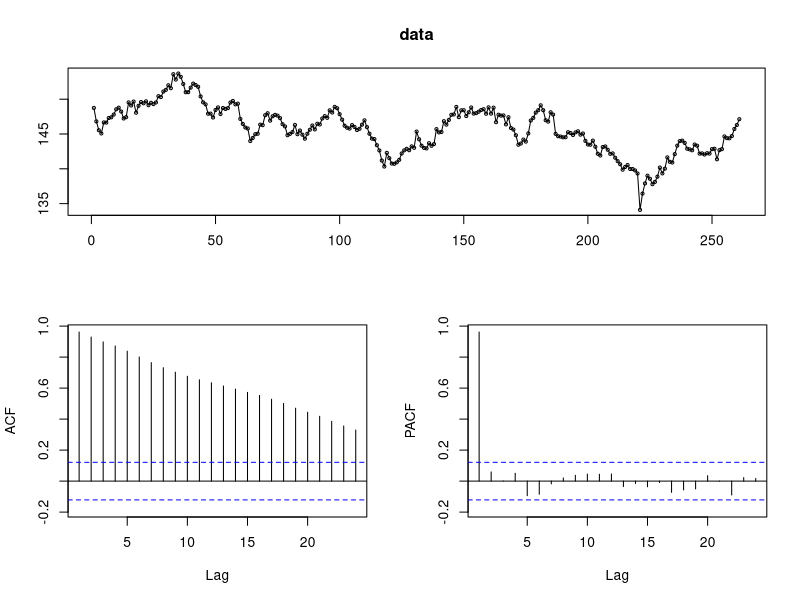
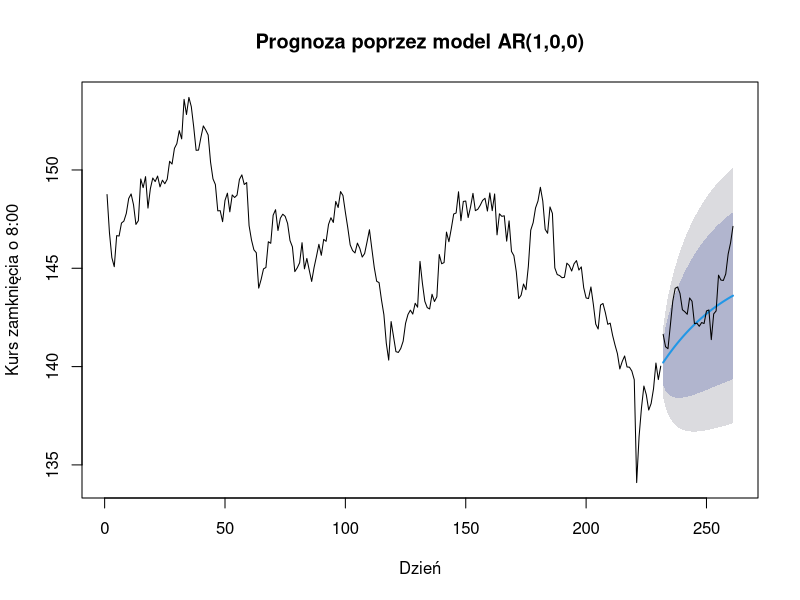
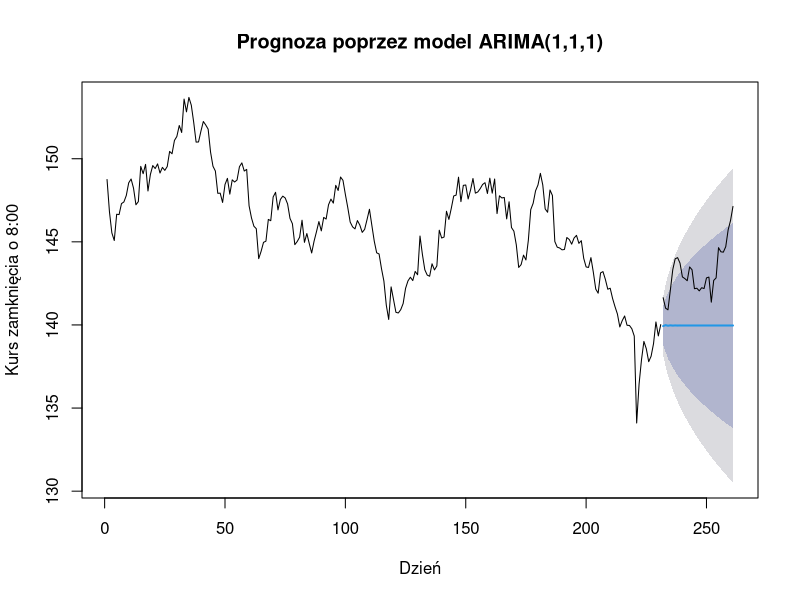

Source code (R) for these figures, in order:
## ---- chunk 1
library(forecast)
library(dplyr)
data_all <- read.csv2("ssobor-data.csv")
data_g <- data_all[data_all$godzina == 80000, ]
new_data <- as.Date(as.character(data_g$data), format = "%Y%m%d")
data_g$data = new_data
data <- ts(data_g$zamkniecie, frequency = 1)
## ---- chunk 2
tsdisplay(data)
## ---- chunk 3
ar <- Arima(data, order = c(1, 0, 0))
summary(ar)
## ---- chunk 4
ma <- auto.arima(data, d = 0, max.p = 0)
summary(ma)
## ---- chunk 5
arima <- auto.arima(data)
summary(arima)
## ---- chunk 6
n <- length(data_g$zamkniecie)
h <- 30
data_u <- ts(data_g$zamkniecie[1:(n - h)], frequency = 1)
r_values <- data_g$zamkniecie[(n - h + 1):n]
data_test <- ts(r_values, frequency = 1)
## ---- chunk 7
ar_u <- Arima(data_u, order = c(1, 0, 0))
data_u_fc1 <- forecast(ar_u, h = h)

arima_u <- Arima(data_u, order = c(1, 1, 1))
data_u_fc2 <- forecast(arima_u, h = h)

## ---- chunk 8
plot(data_u_fc1, main = "Prognoza poprzez model AR(1,0,0)", xlab = "Dzień", ylab = "Kurs zamknięcia o 8:00")
lines(x = (n - h + 1):n, y = r_values)
## ---- chunk 9
plot(data_u_fc2, main = "Prognoza poprzez model ARIMA(1,1,1)", xlab = "Dzień", ylab = "Kurs zamknięcia o 8:00")
lines(x = (n - h + 1):n, y = r_values)
## ---- chunk 10
bl_ar <- mean((data_u_fc1[["mean"]] - r_values) ^ 2)
bl_arima <- mean((data_u_fc2[["mean"]] - r_values) ^ 2)
bledy <- c("Błąd dla AR" = bl_ar, "Błąd dla ARIMA" = bl_arima)
bledy
